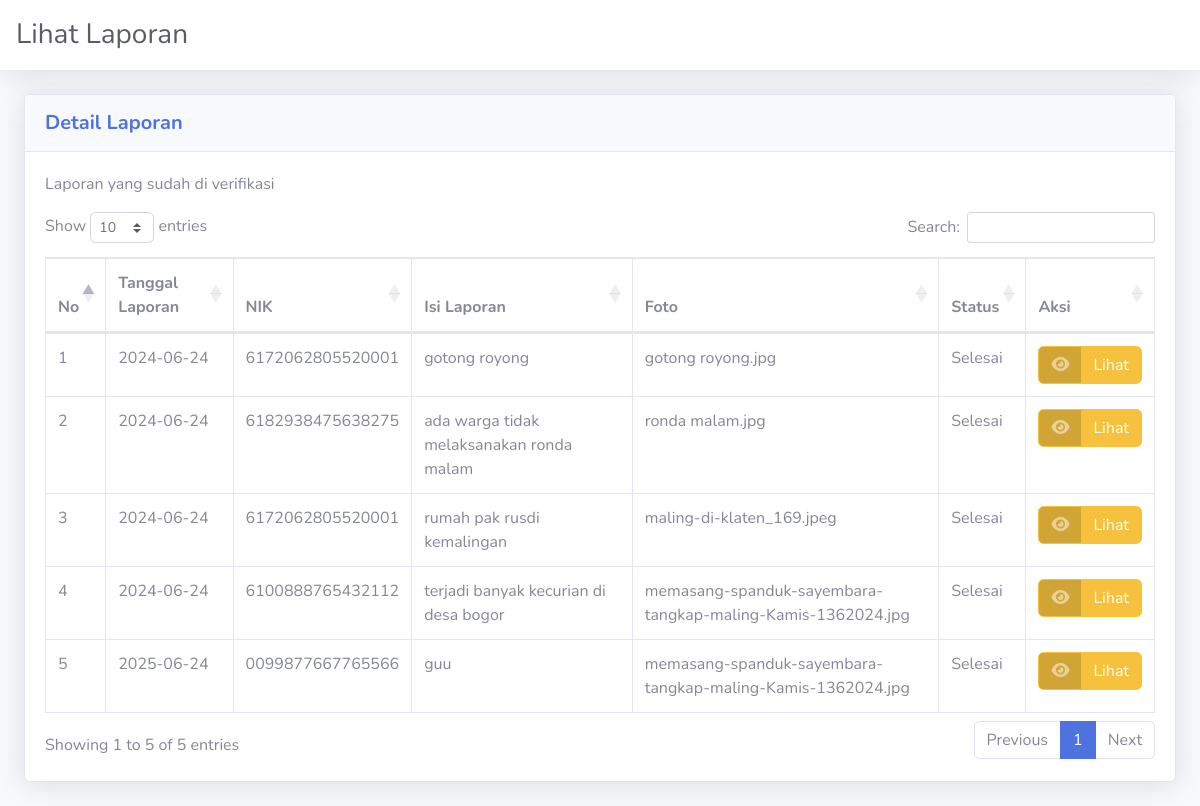
Page /laporan_selesai.php on the committed database.
### tables this page shows
CREATE TABLE `pengaduan` (
  `id_pengaduan` int(11) NOT NULL,
  `tgl_pengaduan` date NOT NULL,
  `nik` varchar(16) NOT NULL,
  `isi_laporan` text NOT NULL,
  `foto` varchar(255) NOT NULL,
  `status` enum('0','Proses','Selesai') NOT NULL
);

### laporan_selesai.php (the view, shortened to what this page needs)
<!DOCTYPE html>
<html lang="en">
<head>
  <link href="vendor/fontawesome-free/css/all.min.css" rel="stylesheet" type="text/css">
  <link href="css/sb-admin-2.min.css" rel="stylesheet">
  <link href="vendor/datatables/dataTables.bootstrap4.min.css" rel="stylesheet">
</head>
<body id="page-top">
  <div id="wrapper">
    <div id="content-wrapper" class="d-flex flex-column">
      <div id="content">
        <nav class="navbar navbar-expand navbar-light bg-white topbar mb-4 static-top shadow">
          <h1 class="h3 mb-0 text-gray-800">Lihat Laporan</h1>
        </nav>
        <div class="container-fluid">
          <div class="card shadow mb-4">
            <div class="card-header py-3">
              <h5 class="m-0 font-weight-bold text-primary">Detail Laporan</h5>
            </div>
            <div class="card-body">
              <p>Laporan yang sudah di verifikasi</p>
              <div class="table-responsive">
                <table class="table table-bordered" id="dataTable" width="100%" cellspacing="0">
                  <thead>
                    <tr class="text-center">
                      <th>No</th>
                      <th>Tanggal Laporan</th>
                      <th>NIK</th>
                      <th>Isi Laporan</th>
                      <th>Foto</th>
                      <th>Status</th>
                      <th>Aksi</th>
                    </tr>
                  </thead>
                  <tbody>
                    <?php
                    require 'conn.php';
                    $result = mysqli_query($db, "SELECT * FROM pengaduan WHERE status='selesai'");
                    $no = 1;
                    while ($data = mysqli_fetch_array($result)) {
                    ?>
                    <tr>
                      <td><?php echo $no++; ?></td>
                      <td><?php echo $data['tgl_pengaduan']; ?></td>
                      <td><?php echo $data['nik']; ?></td>
                      <td><?php echo $data['isi_laporan']; ?></td>
                      <td><?php echo $data['foto']; ?></td>
                      <td><?php echo $data['status']; ?></td>
                      <td>
                        <a href="?url=cek_laporan_selesai&id=<?php echo $data['id_pengaduan']; ?>" class="btn btn-warning btn-icon-split">
                          <span class="icon text-white-50">
                            <i class="fas fa-eye"></i>
                          </span>
                          <span class="text">Lihat</span>
                        </a>
                      </td>
                    </tr>
                    <?php } ?>
                  </tbody>
                </table>
              </div>
            </div>
          </div>
        </div>
      </div>
    </div>
  </div>
</body>
</html>

### rows in the picture
pengaduan: tgl_pengaduan "2024-06-24", nik "6172062805520001", isi_laporan "gotong royong", foto "gotong royong.jpg", status "Selesai"
pengaduan: tgl_pengaduan "2024-06-24", nik "6182938475638275", isi_laporan "ada warga tidak melaksanakan ronda malam", foto "ronda malam.jpg", status "Selesai"
pengaduan: tgl_pengaduan "2024-06-24", nik "6172062805520001", isi_laporan "rumah pak rusdi kemalingan", foto "maling-di-klaten_169.jpeg", status "Selesai"
pengaduan: tgl_pengaduan "2024-06-24", nik "6100888765432112", isi_laporan "terjadi banyak kecurian di desa bogor", foto "memasang-spanduk-sayembara-tangkap-maling-Kamis-1362024.jpg", status "Selesai"
pengaduan: tgl_pengaduan "2025-06-24", nik "0099877667765566", isi_laporan "guu", foto "memasang-spanduk-sayembara-tangkap-maling-Kamis-1362024.jpg", status "Selesai"
